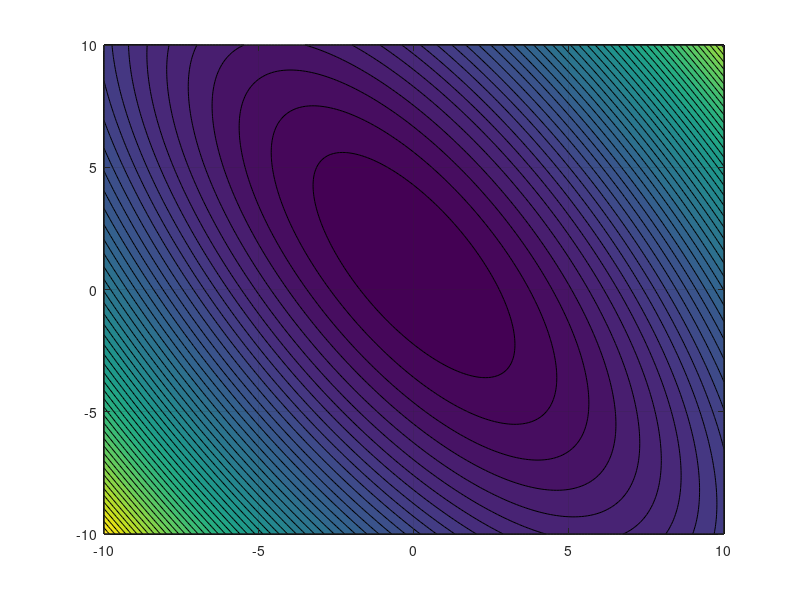

This chart was generated by the following MATLAB code:
clear;
close all;
format long;

fun = @(x) x(1)^2 + x(1)*x(2) + 0.5*x(2)^2 - x(1) - x(2);

x0 = [3 3];

%[xv, fvall, history] = his(x0);
[x, y] = meshgrid(-10:0.1:10, -10:0.1:10);
z =  x.^2 + x.*y + 0.5.*y.^2 - x - y;


figure(1)
contourf(x,y,z,50);
grid on;
hold on;
%plot(history(1:size(history,1), 1), history(1:size(history, 1), 2), '--gs', 'MarkerSize', 5)
options = optimset('PlotFcns', @optimplotfval,'TolX', 10e-3, 'TolFun', 10e-3,'Display','iter');

%options = optimset('PlotFcns', @optimplotfval,'TolX', 10e-8, 'TolFun', 10e-8,'Display','iter');

[x,fval,exitflag,output] = fminsearch(fun, x0, options)